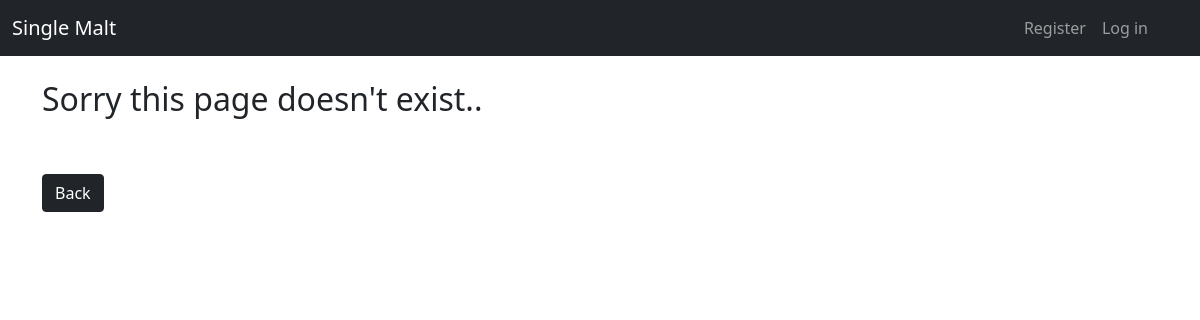
Before: /category/smoky/ with the older database file.
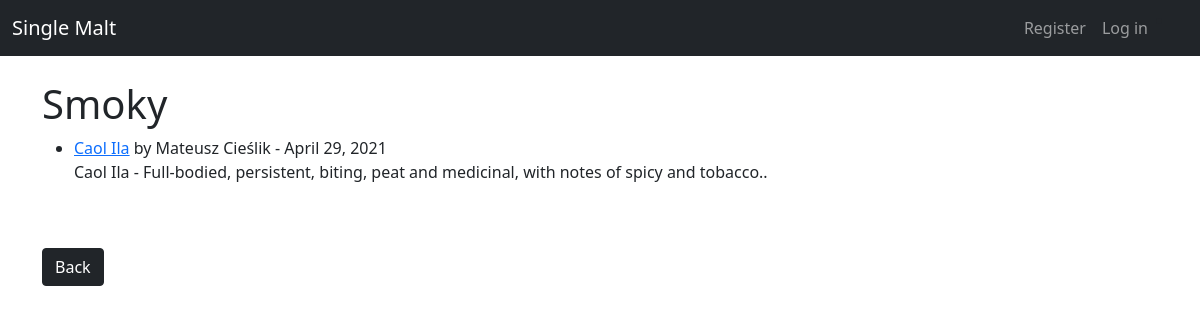
After: the same page with the newer database file.
### yerbata/models.py (models this page shows, shortened)
class Post(models.Model):
    title = models.CharField(max_length=255)
    header_image = models.ImageField(null=True, blank=True, upload_to="images/")
    title_tag = models.CharField(max_length=255, default="Single Malt")
    author = models.ForeignKey(User, on_delete=models.CASCADE)
    body = RichTextField(blank=True, null=True)
    post_date = models.DateField(auto_now_add=True)
    category = models.CharField(max_length=255, default='Single Malt')
    snippet = models.CharField(max_length=255)
    likes = models.ManyToManyField(User, related_name='blog_posts')

### yerbata/views.py (the view)
# urls.py: path('category/<str:cats>/', CategoryView, name='category'),
def CategoryView(request, cats):
    category_posts = Post.objects.filter(category=cats)
    return render(request, 'categories.html', {'cats': cats.title(), 'category_posts': category_posts})

### yerbata/templates/categories.html (shortened to what this page needs)
{% extends 'base.html' %}
{% block content %}
{% if category_posts %}
    <h1>{{cats}}</h1>
    <ul>
    {% for post in category_posts %}
            <li><a href="{% url 'article-detail' post.pk %}">{{ post.title }}</a>  by {{ post.author.first_name }} {{ post.author.last_name }} - {{ post.post_date }} <br/>{{ post.snippet }}</li>
    {% endfor%}
    </ul>
{% else %}
    <h2>Sorry this page doesn't exist..</h2>
{% endif %}
    <br/><br/>
    <a href="{% url 'home' %}" class = "btn btn-dark">Back</a>
{% endblock %}

Changed rows visible on the page:
added Post: category "Smoky", title "Caol Ila", author.first_name "Mateusz", author.last_name "Cieślik", post_date "April 29, 2021", snippet "Caol Ila - Full-bodied, persistent, biting, peat and medicinal, with notes of spicy and tobacco.."
Other visible differences:
text no longer shown: "Sorry this page doesn't exist.."
